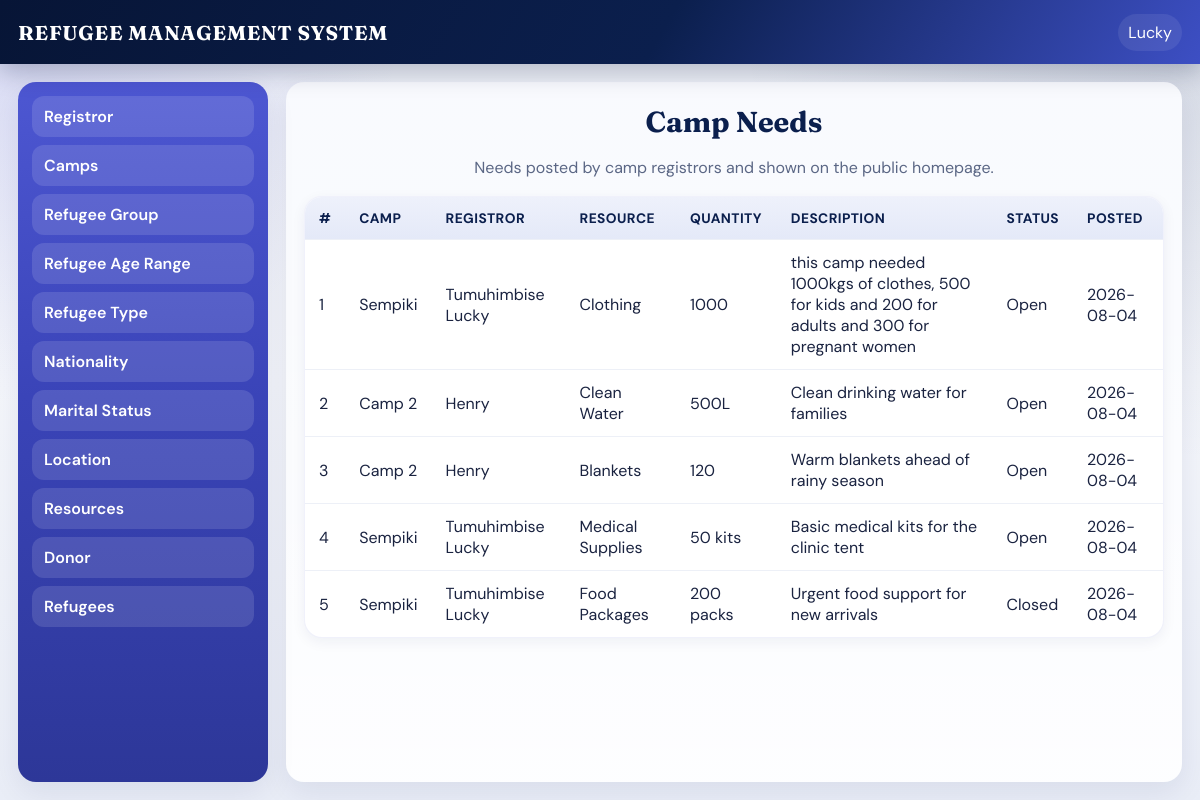
The app's page /camp-needs.php (signed in) with its own data.
### tables this page shows
CREATE TABLE IF NOT EXISTS `camp_need` (
  `need_id` int NOT NULL AUTO_INCREMENT,
  `c_id` int NOT NULL,
  `r_id` int NOT NULL,
  `res_id` int NOT NULL,
  `quantity` varchar(45) NOT NULL,
  `description` varchar(255) NOT NULL,
  `status` varchar(45) NOT NULL DEFAULT 'Open',
  `posted_date` varchar(45) NOT NULL,
  PRIMARY KEY (`need_id`),
  KEY `fk_need_camp` (`c_id`),
  KEY `fk_need_registrar` (`r_id`),
  KEY `fk_need_resource` (`res_id`)
);

CREATE TABLE IF NOT EXISTS `camp` (
  `c_id` int NOT NULL AUTO_INCREMENT,
  `campIMG` varchar(45) NOT NULL,
  `c_name` varchar(45) NOT NULL,
  `l_id` int NOT NULL,
  `r_id` int NOT NULL,
  PRIMARY KEY (`c_id`),
  KEY `fk_camp_location_idx` (`l_id`)
);

CREATE TABLE IF NOT EXISTS `registrar` (
  `r_id` int NOT NULL AUTO_INCREMENT,
  `r_name` varchar(45) NOT NULL,
  `r_contact` varchar(45) NOT NULL,
  `r_email` varchar(45) NOT NULL,
  `n_id` int NOT NULL,
  `l_id` int NOT NULL,
  `c_id` int NOT NULL,
  `password` varchar(45) NOT NULL,
  PRIMARY KEY (`r_id`),
  KEY `fk_register_nationality1_idx` (`n_id`),
  KEY `fk_register_location1_idx` (`l_id`),
  KEY `fk_registrar_camp1` (`c_id`)
);

CREATE TABLE IF NOT EXISTS `resources` (
  `res_id` int NOT NULL AUTO_INCREMENT,
  `resource` varchar(45) NOT NULL,
  PRIMARY KEY (`res_id`)
);

### camp-needs.php (the view, shortened to what this page needs)
<?php include "includes/header.php" ?>
<div class="container">
    <div class="sidebar">
<?php include "includes/sidebar.php"; ?>
    </div>
    <div class="main">
      <h1>Camp Needs</h1>
      <p style="margin-bottom:16px;color:#5b6785">Needs posted by camp registrors and shown on the public homepage.</p>
      <div class="table-section">
        <table>
          <tr>
            <th>#</th>
            <th>Camp</th>
            <th>Registror</th>
            <th>Resource</th>
            <th>Quantity</th>
            <th>Description</th>
            <th>Status</th>
            <th>Posted</th>
          </tr>
          <?php
          $select=mysqli_query($conn,"select camp_need.*, camp.c_name, registrar.r_name, resources.resource
          from camp_need
          left join camp on camp_need.c_id=camp.c_id
          left join registrar on camp_need.r_id=registrar.r_id
          left join resources on camp_need.res_id=resources.res_id
          order by camp_need.need_id desc");
          $count=0;
          while($row=mysqli_fetch_array($select)){
            $count++;
          ?>
          <tr>
            <td><?php echo $count; ?></td>
            <td><?php echo htmlspecialchars($row['c_name']); ?></td>
            <td><?php echo htmlspecialchars($row['r_name']); ?></td>
            <td><?php echo htmlspecialchars($row['resource']); ?></td>
            <td><?php echo htmlspecialchars($row['quantity']); ?></td>
            <td><?php echo htmlspecialchars($row['description']); ?></td>
            <td><?php echo htmlspecialchars($row['status']); ?></td>
            <td><?php echo htmlspecialchars($row['posted_date']); ?></td>
          </tr>
          <?php }
          ?>
        </table>
      </div>
    </div>
</div>
<?php include "includes/footer.php"; ?>

### assets/css/dashboard.css (style rules this page uses)
:root { --navy: #0b1f4d; --navy-deep: #071536; --indigo: #3d4fc4; --indigo-soft: #6a6ae3; --sky: #e8eefc; --surface: #f4f6fb; --card: #ffffff; --text: #1a2340; --muted: #5b6785; --success: #1f8a5b; --danger: #c73b3b; --warn: #2f7dd1; --radius: 14px; --shadow: 0 10px 30px rgba(11, 31, 77, 0.08); --shadow-sm: 0 4px 14px rgba(11, 31, 77, 0.06); --font: "DM Sans", "Segoe UI", sans-serif; --display: "Fraunces", Georgia, serif; }
* { padding: 0; margin: 0; box-sizing: border-box; }
html { scroll-behavior: smooth; }
body { font-family: var(--font); color: var(--text); background: radial-gradient(circle at top left, rgba(106, 106, 227, 0.18), transparent 28%), radial-gradient(circle at top right, rgba(11, 31, 77, 0.12), transparent 32%), linear-gradient(180deg, #eef1f8 0%, var(--surface) 48%, #e9edf7 100%); min-height: 100vh; }
.container { display: grid; grid-template-columns: 250px 1fr; gap: 18px; padding: 18px; max-width: 1500px; margin: 0 auto; align-items: start; }
.container .sidebar { width: 100%; min-height: calc(100vh - 100px); background: linear-gradient(180deg, #4d57d2 0%, #3a44b8 45%, #2d3798 100%); border-radius: 18px; overflow: hidden; box-shadow: var(--shadow); position: sticky; top: 82px; }
.container .main { width: 100%; min-height: calc(100vh - 100px); border-radius: 18px; text-align: center; background: linear-gradient(180deg, rgba(255, 255, 255, 0.72), rgba(255, 255, 255, 0.92)), var(--sky); box-shadow: var(--shadow); padding: 22px 18px 28px; overflow: auto; }
.main > h1 { font-family: var(--display); font-size: clamp(1.4rem, 2.4vw, 2rem); color: var(--navy); margin-bottom: 18px; }
.table-section { margin: 18px auto 0; width: min(1100px, 100%); background: var(--card); border-radius: 18px; overflow: auto; box-shadow: var(--shadow-sm); border: 1px solid rgba(61, 79, 196, 0.08); }
.table-section table { width: 100%; border-collapse: collapse; margin: 0; border: 0; }
.table-section table th { text-align: left; background: linear-gradient(180deg, #eef1fb, #e4e9f8); padding: 12px 14px; color: var(--navy); font-size: 0.86rem; letter-spacing: 0.03em; text-transform: uppercase; white-space: nowrap; }
.table-section table td { text-align: left; padding: 12px 14px; border-top: 1px solid #edf0f7; vertical-align: middle; }

### records on screen
camp_need: c.c_name "Sempiki", r.r_name "Tumuhimbise Lucky", res.resource "Clothing", quantity "1000", description "this camp needed 1000kgs of clothes, 500 for kids and 200 for adults and 300 for pregnant women", status "Open", posted_date "2026-08-04"
camp_need: c.c_name "Camp 2", r.r_name "Henry", res.resource "Clean Water", quantity "500L", description "Clean drinking water for families", status "Open", posted_date "2026-08-04"
camp_need: c.c_name "Camp 2", r.r_name "Henry", res.resource "Blankets", quantity "120", description "Warm blankets ahead of rainy season", status "Open", posted_date "2026-08-04"
camp_need: c.c_name "Sempiki", r.r_name "Tumuhimbise Lucky", res.resource "Medical Supplies", quantity "50 kits", description "Basic medical kits for the clinic tent", status "Open", posted_date "2026-08-04"
camp_need: c.c_name "Sempiki", r.r_name "Tumuhimbise Lucky", res.resource "Food Packages", quantity "200 packs", description "Urgent food support for new arrivals", status "Closed", posted_date "2026-08-04"

### other values on screen
$_SESSION['name'] "Lucky"
